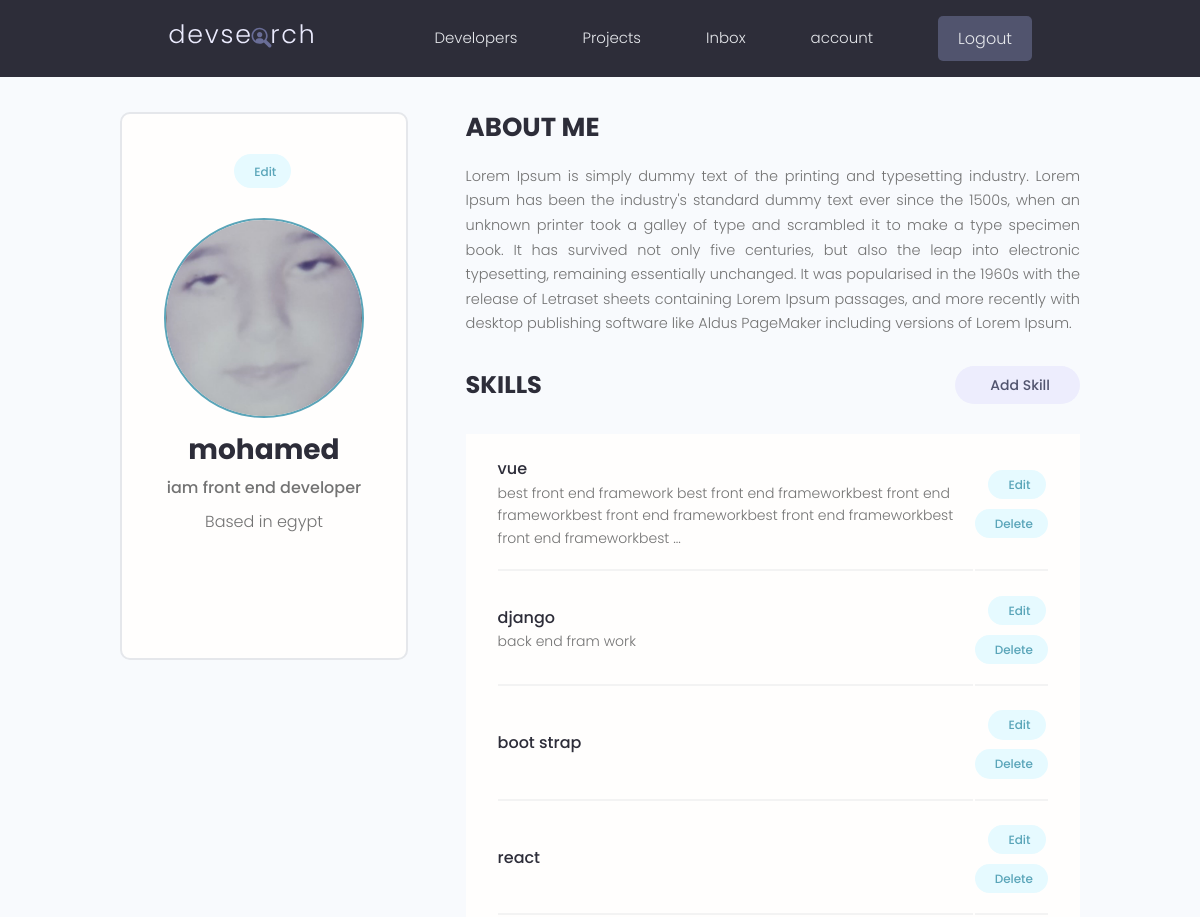
Page /account/ (signed in, upper part) on the earlier database version.
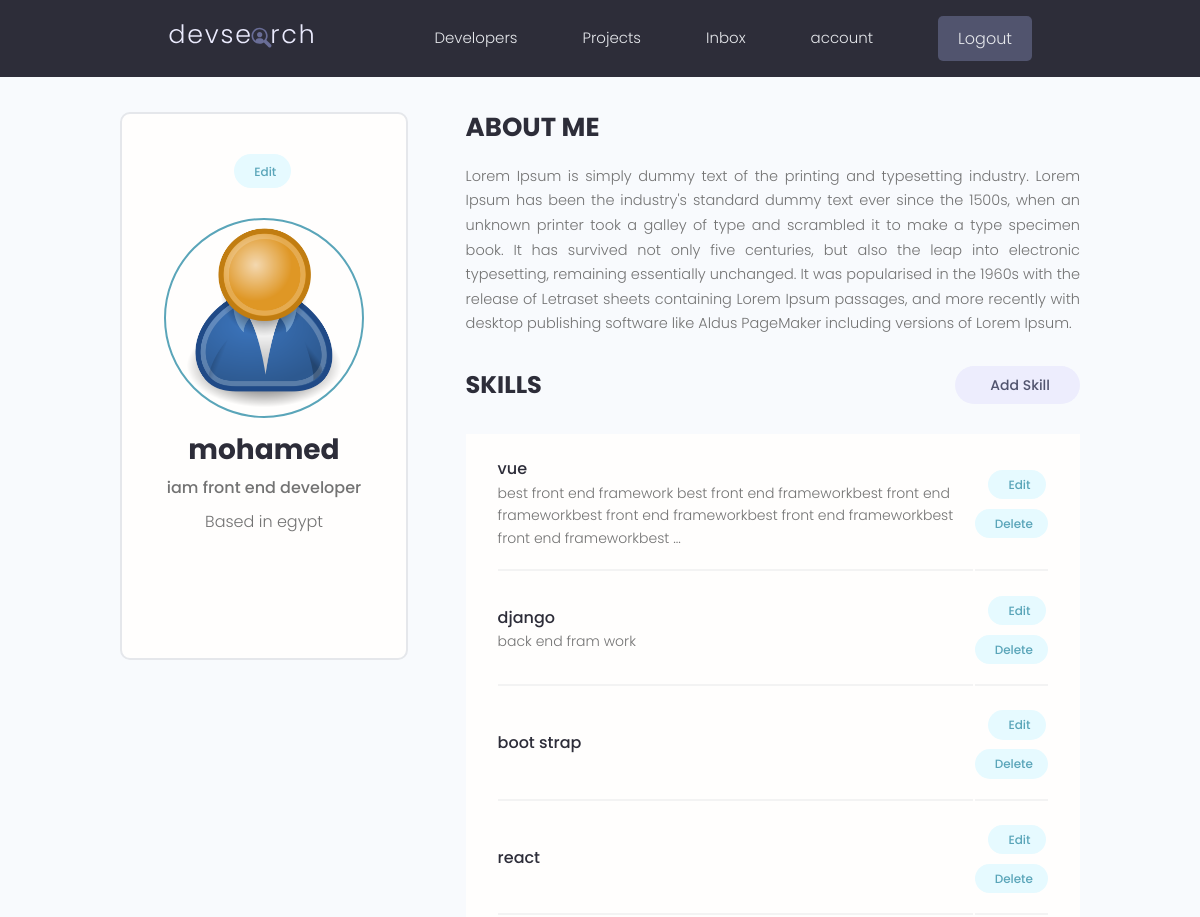
Same page on the later database version.
### users/models.py (models this page shows, shortened)
class Profile(models.Model):
    id = models.UUIDField(default=uuid.uuid4, unique=True,
                            primary_key=True, editable=False)
    user = models.OneToOneField(
        User, null=True, blank=True, on_delete=models.CASCADE, related_name='user')
    name = models.CharField(max_length=200, null=True, blank=True)
    user_name = models.CharField(max_length=200, null=True, blank=True)
    email = models.EmailField(null=True, blank=True)
    headline = models.CharField(max_length=800, null=True, blank=True)
    bio = models.TextField(null=True, blank=True)
    location = models.CharField(max_length=200, null=True, blank=True)
    profile_image = models.ImageField(
        null=True, blank=True, upload_to="profiles/", default="profiles/user-default.png")
    social_github = models.URLField(max_length=200, null=True, blank=True)
    social_twitter = models.URLField(max_length=200, null=True, blank=True)
    social_linkedin = models.URLField(max_length=200, null=True, blank=True)
    social_youtube = models.URLField(max_length=200, null=True, blank=True)
    social_website = models.URLField(max_length=200, null=True, blank=True)
    reviews = models.ManyToManyField(User, blank=True, related_name='reviews')
    reviews_counter = models.IntegerField(default=0, null=True, blank=True)
    created = models.DateTimeField(auto_now_add=True)
    is_saved = True
    def __init__(self, *args, **kwargs):
        super().__init__(*args, **kwargs)
        fixImage(Profile, self, 'profile_image', 'profiles/user-default.png')
    class Meta:
        ordering = ["-reviews_counter"]

### users/views.py (the view)
# urls.py: path('account/', views.userAccount, name="account"),
@login_required
def userAccount(request):
    profile = Profile.objects.get(user_name=request.user.username)
    skills = profile.skill_set.all()
    projects = profile.project_set.all()
    context = {
        "profile": profile,
        "skills": skills,
        "projects": projects
    }
    return render(request, "users/account.html", context)

### utils/fixImage.py (called while the page is built)
def fixImage(parent, self, name, path):
    if not getattr(self, name):
        image = {
            name: path
        }
        parent.objects.filter(id=self.id).update(**image)
        setattr(self, name, {
            'url': f'/media/{path}'
        })

### users/templates/users/account.html (shortened to what this page needs)
{% extends 'main.html' %}
{% block content %}
<main class="settingsPage profile my-md">
    <div class="container">
        <div class="layout">
            <div class="column column--1of3">
                <div class="card text-center">
                    <div class="card__body dev">
                        <a class="tag tag--pill tag--main settings__btn" href="{% url 'edit-account' %}"> Edit</a>
                        <img class="avatar avatar--xl dev__avatar"
                            src="{{profile.profile_image.url}}" />
                        <h2 class="dev__name">{{profile.name}}</h2>
                        <p class="dev__title">
                            {{profile.headline}}
                        </p>
                        <p class="dev__location">Based in {{profile.location}}</p>
                        <ul class="dev__social">
                        </ul>
                    </div>
                </div>
            </div>
            <div class="column column--2of3">
                <div class="devInfo">
                    <h3 class="devInfo__title">About Me</h3>
                    <p class="devInfo__about">
                        {{profile.bio}}
                    </p>
                </div>
                <div class="settings">
                    <h3 class="settings__title">Skills</h3>
                    <a class="tag tag--pill tag--sub settings__btn tag--lg" href="{% url 'create-skill' %}"> Add
                        Skill</a>
                </div>
                <table class="settings__table">
                    {% for skill in skills %}
                    <tr>
                        <td class="settings__tableInfo">
                            <h4>{{skill.name}}</h4>
                            <p>
                                {% if skill.description|length > 150 %}
                                    {{skill.description|slice:"150"}}...
                                {% else %}
                                    {{skill.description}}
                                {% endif %}
                            </p>
                        </td>
                        <td class="settings__tableActions">
                            <a class="tag tag--pill tag--main settings__btn" href="{% url 'edit-skill' skill.id %}">
                                Edit</a>
                            <a class="tag tag--pill tag--main settings__btn" href="{% url 'delete-skill' skill.id %}"> Delete</a>
                        </td>
                    </tr>
                    {% endfor %}
                </table>
            </div>
        </div>
    </div>
</main>
{% endblock %}

Differences in the rows shown:
changed Profile "mohamed": profile_image: picture removed, a placeholder shows
